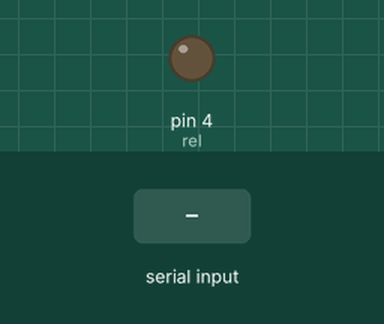
Simulated run of this sketch. Board: Arduino Uno, built with avr-gcc and run on an emulated ATmega328P. Parts: output pins drawn as LEDs (lit = HIGH). Inputs (shaded band) come from the test bench. What the sketch prints to the serial monitor is not drawn.

Above: at 1.2 s.
1.3 s: "1" received over Serial
At 2.0 s:
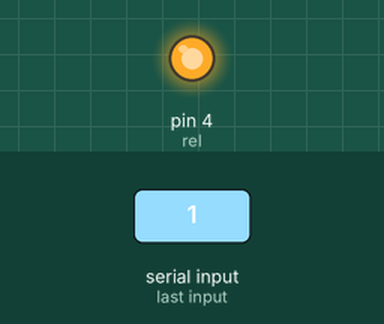
4.3 s: "0" received over Serial
At 5.5 s:
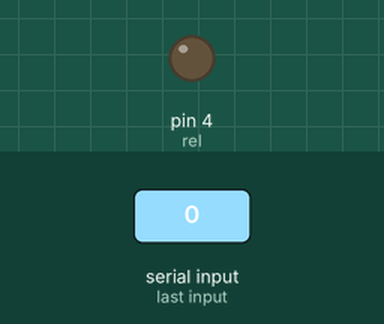
Timing chart, 0 to 7.3 s (numbered marks = the images above; inputs shaded):
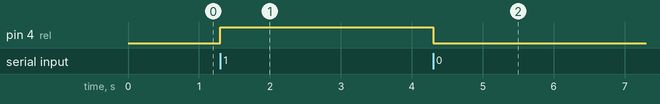

The sketch:

main.ino
```cpp
unsigned long vrgMilis = 0;
const long interval = 5000; // Interval voor inactiefCon()
bool verzenden = true; // Verzenden van idle berichten bedienen
int rel = 4;
char ingang;

void setup() {
  pinMode(rel, OUTPUT);
  Serial.begin(9600);
}

void loop() {

  if (verzenden) {
    inactiefCon();
  }

  if (Serial.available() > 0) {
    char ingang = Serial.read();
    hoofdPrograma(ingang);
  }
}

void inactiefCon() {
  unsigned long hdgMilis = millis();

  if (hdgMilis - vrgMilis >= interval) {
    vrgMilis = hdgMilis;
    Serial.println("AAN HET WACHTEN VOOR ACTIVITEIT, DRUK OP H VOOR HULPMENU OF ERGENS OM DEZE BERICHTEN TE DOVEN");
  }
}

void hoofdPrograma(char ingang) {
  if (ingang == 'h' || ingang == 'H') {
    verzenden = false;
    Serial.println(ingang);
    Serial.println("\033[91;49m========== HELPMENU ==========");
    Serial.println("");
    Serial.println("\033[91;49m==== ALGEMENE BEDIENINGEN ====");
    Serial.println("\033[32;49m[1] Lamp AAN");
    Serial.println("\033[31;49m[0 / 2] Lamp UIT");
    Serial.println("");
    Serial.println("\033[91;49m==== OPDRACHTREGELINTERFACE BEDIENINGEN ====");
    Serial.println("\033[0m[C] Opdrachtregelinterface wissen");
    Serial.println("[H] Toon deze hulpmenu");
    Serial.println("[I] Informatie");
    rdy();
  } else if (ingang == 'c' || ingang == 'C') {
    Serial.print("[\033[2J\033[H");
    verzenden = false;
    rdy();
  } else if (ingang == '1') {
    Serial.println(ingang);
    digitalWrite(rel, HIGH);
    Serial.println("\033[32;49m[1] Lamp AAN");
    verzenden = false;
    knipperLED();
    rdy();
  } else if (ingang == '0' || ingang == '2') {
    Serial.println(ingang);
    digitalWrite(rel, LOW);
    Serial.println("\033[31;49m[0 / 2] Lamp UIT");
    verzenden = false;
    knipperLED();
    rdy();
  } else if (ingang == 'i' || ingang == 'I') {
    Serial.println(ingang);
    Serial.println("\033[39;49mLights Out");
    Serial.println("CLI versie 2");
    Serial.println("\033[39;49mGemaakt door \033[34;49;1m17\033[36;49;1mnct \033[0m@ 2024");
    verzenden = false;
    rdy();
  } else if ((ingang == 'x' || 'X') && verzenden == true) {
    /* de OR operator dient niet zo gebruikt te worden, doe je het toch? Hij zal dan niet alleen op x of X reageren maar op alles. */
    verzenden = false;
    killmsg();

  }

}

void knipperLED() {
  digitalWrite(LED_BUILTIN, HIGH);
  delay(50);
  digitalWrite(LED_BUILTIN, LOW);
}

void killmsg() {
  Serial.println("BERICHTEN GEDOOFD.");
  Serial.print("\033[39;49m>");
}

void rdy() {
  Serial.print("\033[39;49m>");
}
```

Measured:
- after the input at 1.3 s, pin 4 (rel): LOW → HIGH at once
- after the input at 4.3 s, pin 4 (rel): HIGH → LOW at once
